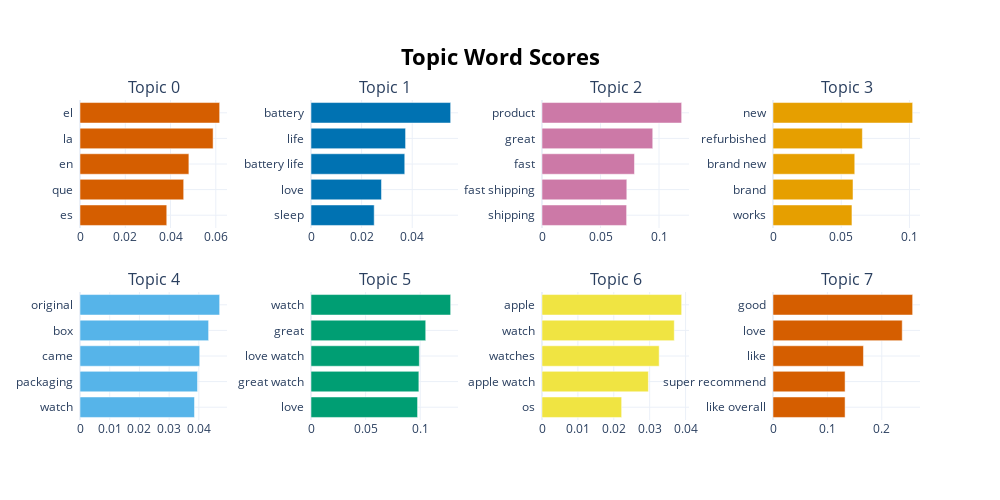

Source (notebook cell):
### Code cell
topics, probabilities = model.fit_transform(reviews_ap)
model.visualize_barchart()

### Figure 1 — Plotly figure (JSON) as saved in the notebook; plotly's stock layout.template omitted (floating-point values rounded to 4 significant figures)
{"data": [{"marker": {"color": "#D55E00"}, "orientation": "h", "type": "bar", "x": [0.03833, 0.04581, 0.04811, 0.05881, 0.0617], "xaxis": "x", "y": ["es  ", "que  ", "en  ", "la  ", "el  "], "yaxis": "y"}, {"marker": {"color": "#0072B2"}, "orientation": "h", "type": "bar", "x": [0.02497, 0.02784, 0.03704, 0.03736, 0.05517], "xaxis": "x2", "y": ["sleep  ", "love  ", "battery life  ", "life  ", "battery  "], "yaxis": "y2"}, {"marker": {"color": "#CC79A7"}, "orientation": "h", "type": "bar", "x": [0.07231, 0.07248, 0.07903, 0.09464, 0.1194], "xaxis": "x3", "y": ["shipping  ", "fast shipping  ", "fast  ", "great  ", "product  "], "yaxis": "y3"}, {"marker": {"color": "#E69F00"}, "orientation": "h", "type": "bar", "x": [0.05786, 0.05864, 0.05992, 0.0655, 0.1023], "xaxis": "x4", "y": ["works  ", "brand  ", "brand new  ", "refurbished  ", "new  "], "yaxis": "y4"}, {"marker": {"color": "#56B4E9"}, "orientation": "h", "type": "bar", "x": [0.03854, 0.03956, 0.04029, 0.04329, 0.04701], "xaxis": "x5", "y": ["watch  ", "packaging  ", "came  ", "box  ", "original  "], "yaxis": "y5"}, {"marker": {"color": "#009E73"}, "orientation": "h", "type": "bar", "x": [0.09756, 0.09874, 0.09919, 0.105, 0.1279], "xaxis": "x6", "y": ["love  ", "great watch  ", "love watch  ", "great  ", "watch  "], "yaxis": "y6"}, {"marker": {"color": "#F0E442"}, "orientation": "h", "type": "bar", "x": [0.02219, 0.02964, 0.03264, 0.03685, 0.03891], "xaxis": "x7", "y": ["os  ", "apple watch  ", "watches  ", "watch  ", "apple  "], "yaxis": "y7"}, {"marker": {"color": "#D55E00"}, "orientation": "h", "type": "bar", "x": [0.1325, 0.1325, 0.1663, 0.2376, 0.2568], "xaxis": "x8", "y": ["like overall  ", "super recommend  ", "like  ", "love  ", "good  "], "yaxis": "y8"}], "layout": {"annotations": [{"font": {"size": 16}, "showarrow": false, "text": "Topic 0", "x": 0.0875, "xanchor": "center", "xref": "paper", "y": 1, "yanchor": "bottom", "yref": "paper"}, {"font": {"size": 16}, "showarrow": false, "text": "Topic 1", "x": 0.3625, "xanchor": "center", "xref": "paper", "y": 1, "yanchor": "bottom", "yref": "paper"}, {"font": {"size": 16}, "showarrow": false, "text": "Topic 2", "x": 0.6375, "xanchor": "center", "xref": "paper", "y": 1, "yanchor": "bottom", "yref": "paper"}, {"font": {"size": 16}, "showarrow": false, "text": "Topic 3", "x": 0.9125, "xanchor": "center", "xref": "paper", "y": 1, "yanchor": "bottom", "yref": "paper"}, {"font": {"size": 16}, "showarrow": false, "text": "Topic 4", "x": 0.0875, "xanchor": "center", "xref": "paper", "y": 0.4, "yanchor": "bottom", "yref": "paper"}, {"font": {"size": 16}, "showarrow": false, "text": "Topic 5", "x": 0.3625, "xanchor": "center", "xref": "paper", "y": 0.4, "yanchor": "bottom", "yref": "paper"}, {"font": {"size": 16}, "showarrow": false, "text": "Topic 6", "x": 0.6375, "xanchor": "center", "xref": "paper", "y": 0.4, "yanchor": "bottom", "yref": "paper"}, {"font": {"size": 16}, "showarrow": false, "text": "Topic 7", "x": 0.9125, "xanchor": "center", "xref": "paper", "y": 0.4, "yanchor": "bottom", "yref": "paper"}], "height": 500, "hoverlabel": {"bgcolor": "white", "font": {"family": "Rockwell", "size": 16}}, "showlegend": false, "title": {"font": {"color": "Black", "size": 22}, "text": "<b>Topic Word Scores", "x": 0.5, "xanchor": "center", "yanchor": "top"}, "width": 1000, "xaxis": {"anchor": "y", "domain": [0, 0.175], "showgrid": true}, "xaxis2": {"anchor": "y2", "domain": [0.275, 0.45], "showgrid": true}, "xaxis3": {"anchor": "y3", "domain": [0.55, 0.725], "showgrid": true}, "xaxis4": {"anchor": "y4", "domain": [0.825, 1], "showgrid": true}, "xaxis5": {"anchor": "y5", "domain": [0, 0.175], "showgrid": true}, "xaxis6": {"anchor": "y6", "domain": [0.275, 0.45], "showgrid": true}, "xaxis7": {"anchor": "y7", "domain": [0.55, 0.725], "showgrid": true}, "xaxis8": {"anchor": "y8", "domain": [0.825, 1], "showgrid": true}, "yaxis": {"anchor": "x", "domain": [0.6, 1], "showgrid": true}, "yaxis2": {"anchor": "x2", "domain": [0.6, 1], "showgrid": true}, "yaxis3": {"anchor": "x3", "domain": [0.6, 1], "showgrid": true}, "yaxis4": {"anchor": "x4", "domain": [0.6, 1], "showgrid": true}, "yaxis5": {"anchor": "x5", "domain": [0, 0.4], "showgrid": true}, "yaxis6": {"anchor": "x6", "domain": [0, 0.4], "showgrid": true}, "yaxis7": {"anchor": "x7", "domain": [0, 0.4], "showgrid": true}, "yaxis8": {"anchor": "x8", "domain": [0, 0.4], "showgrid": true}}}
